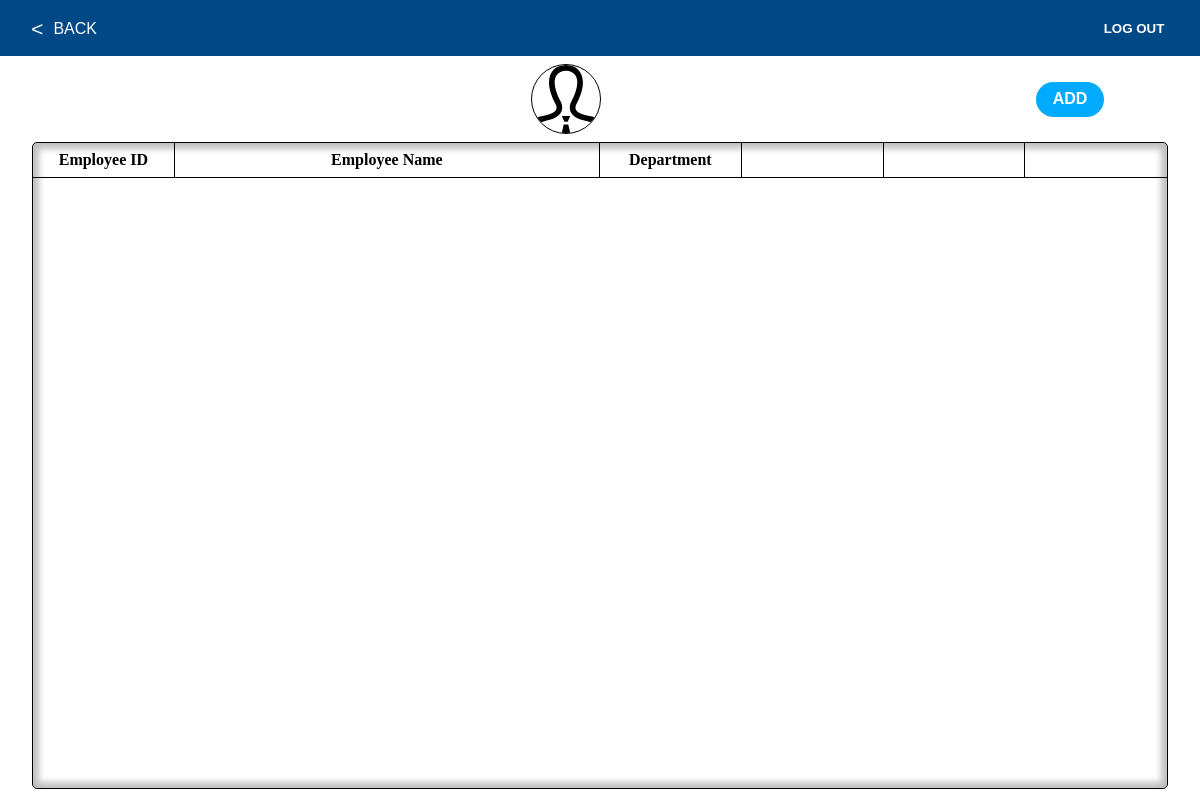
The page /professors.php (signed in) on the database as committed earlier.
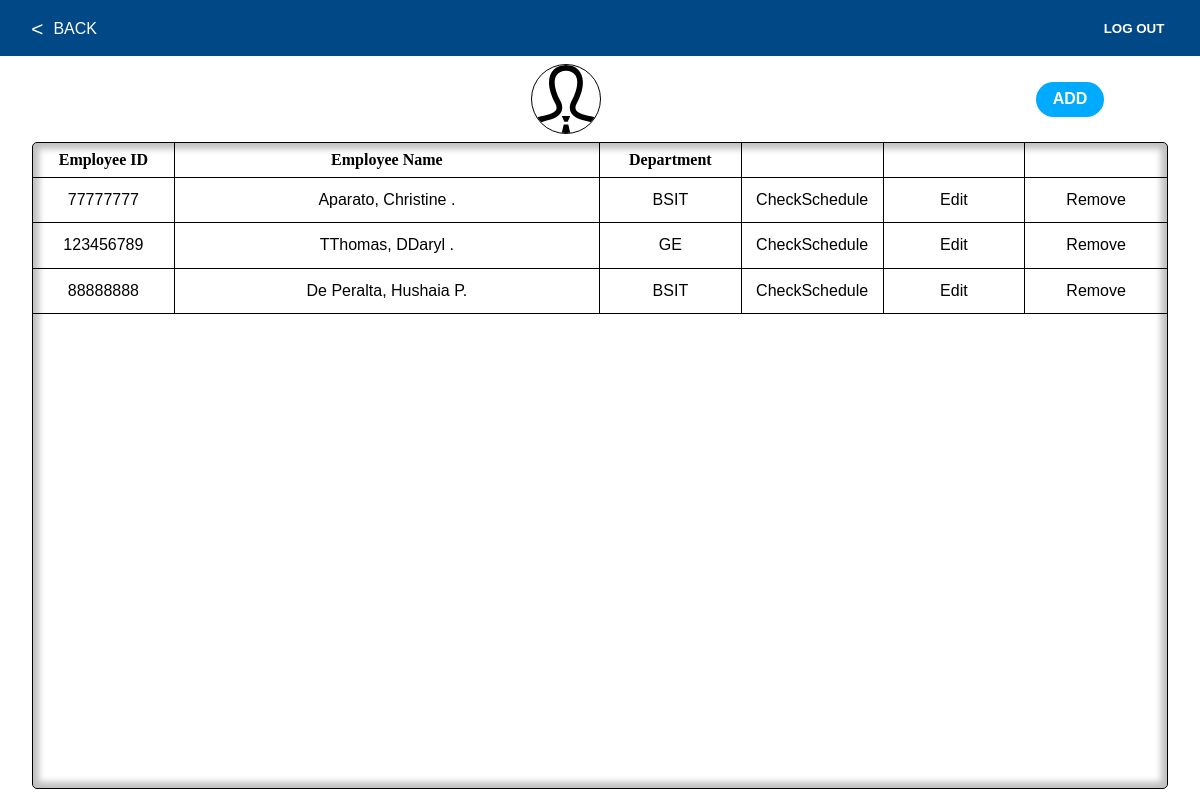
The same page on the database as committed later.
### tables this page shows
CREATE TABLE `professors` (
  `id` int(11) NOT NULL,
  `emp_no` int(11) NOT NULL,
  `last_name` tinytext NOT NULL,
  `first_name` tinytext NOT NULL,
  `middle_initial` tinytext NOT NULL,
  `suffix` tinytext NOT NULL,
  `dept_id` int(11) NOT NULL,
  `is_active` tinyint(1) NOT NULL DEFAULT 1
);

CREATE TABLE `departments` (
  `dept_id` int(11) NOT NULL,
  `dept_name` varchar(5) NOT NULL,
  `dept_desc` text NOT NULL
);

### classes/dbh.class.php (called while the page is built, shortened)
<?php
class Dbh {
   private $host = "localhost";
   private $user = "root";
   private $pwd = "";
   private $dbName = "ClassSchedulingSystem";
   protected function connect(){
      try{
         $dsn = 'mysql:host='. $this->host .';dbname='. $this->dbName;
         $pdo = new PDO($dsn, $this->user, $this->pwd);
         $pdo->setAttribute(PDO::ATTR_DEFAULT_FETCH_MODE, PDO::FETCH_ASSOC);
         return $pdo;
      } catch(PDOException $e){
         trigger_error("Error: " . $e->getMessage());
      }
   }
}

### classes/professors.class.php (called while the page is built, shortened)
<?php
class Professors extends Dbh{
   protected function getProfessors(){
      $sql = "SELECT * FROM professors INNER JOIN departments ON professors.dept_id = departments.dept_id WHERE is_active = 1";
      $stmt = $this->connect()->prepare($sql);
      $stmt->execute();
      $result = $stmt->fetchAll();
      return $result;
   }
}

### classes/professorsview.class.php (the view, shortened to what this page needs)
<?php
class ProfessorsView extends Professors{
   public function DisplayProfessors(){
      $results = $this->getProfessors();
      foreach($results as $result){
         $fullName = "{$result['last_name']}, {$result['first_name']} {$result['middle_initial']}. {$result['suffix']}";
         echo "<ul class='module__List'>
            <li class='module__Item'>". $result['emp_no'] ."</li>
            <li class='module__Item'>". $fullName ."</li>
            <li class='module__Item'>". $result['dept_name'] ."</li>
            <li class='module__Item'>CheckSchedule</li>
            <li class='module__Item'><a href=?id=". $result['id'] .">Edit</a></li>
            <li class='module__Item'>
               <form action='./includes/professors.inc.php' method='POST'>
                  <input name='id' type='hidden' value='". $result['id'] ."'>
                  <button name='profDelete' type='submit'>Remove</button>
               </form>
            </li>
         </ul>";
      }
   }
}

### layouts/__header.php (shortened to what this page needs)
<!DOCTYPE html>
<html lang="en">
<head>
   <link rel="stylesheet" href="./styles/admin.css"/>
</head>
<body>
   <nav class="nav">
      <?php
         $url = $_SERVER['REQUEST_URI'];
         if(!strpos($url, "dashboard")){
            echo "<a href='dashboard.php' class='button back'>BACK</a>";
         }
      ?>
      <form class="nav__Button" action="./includes/logout.inc.php" method="POST">
         <button type="submit" name="logout-Button" class="button">LOG OUT</button>
      </form>
   </nav>

### professors.php (shortened to what this page needs)
<?php
   include_once './layouts/__header.php';
?>
      <main class='professors module'>
         <div class="module__Header">
            <img src="drawables/icons/professor.svg">
            <a href='?add' class='module__Add button'>ADD</a>
         </div>
         <div class='module__Container'>
            <ul class='module__List module__Title'>
               <li class='module__Item'>Employee ID</li>
               <li class='module__Item'>Employee Name</li>
               <li class='module__Item'>Department</li>
               <li class='module__Item'></li>
               <li class='module__Item'></li>
               <li class='module__Item'></li>
            </ul>
            <?php
               $profView = new ProfessorsView();
               $profView->DisplayProfessors();
            ?>
         </div>
      </main>
<?php
   include_once './layouts/__footer.php';
?>

### layouts/__footer.php
   </body>
</html>

### styles/admin.css (style rules this page uses)
* { margin: 0; padding: 0; -webkit-box-sizing: border-box; box-sizing: border-box; font-family: Arial, Helvetica, sans-serif; }
html { height: 100vh; }
body { height: 100%; line-height: 1.5; display: -webkit-box; display: -ms-flexbox; display: flex; -webkit-box-orient: vertical; -webkit-box-direction: normal; -ms-flex-direction: column; flex-direction: column; }
body ul { list-style: none; }
body button, body .button { cursor: pointer; height: 35px; width: 68px; border: none; text-decoration: none; outline: none; display: -ms-grid; display: grid; place-content: center; }
body main { -webkit-box-flex: 1; -ms-flex-positive: 1; flex-grow: 1; padding: 0 2em; }
.nav { background: #014887; position: -webkit-sticky; position: sticky; top: 0; height: 7%; padding: .7em; z-index: 100; }
.nav button, .nav a { color: white; background: none; }
.nav .back { position: relative; left: 30px; }
.nav .back::before { content: '<'; position: absolute; height: 100%; font-size: 1.3rem; display: -ms-grid; display: grid; place-content: center; -webkit-transform: translateX(-10px); transform: translateX(-10px); }
.nav__Button { position: absolute; top: 0; right: 2em; height: 100%; display: -ms-grid; display: grid; place-content: center; }
.nav__Button button { font-weight: bold; }
.module { display: -webkit-box; display: -ms-flexbox; display: flex; -webkit-box-orient: vertical; -webkit-box-direction: normal; -ms-flex-direction: column; flex-direction: column; }
.module a { text-decoration: none; }
.module__Header { display: -webkit-box; display: -ms-flexbox; display: flex; -webkit-box-pack: justify; -ms-flex-pack: justify; justify-content: space-between; -webkit-box-align: center; -ms-flex-align: center; align-items: center; margin: .5em 0; }
.module__Header img { width: 70px; height: 70px; border: 1px solid black; border-radius: 50%; }
.module__Header a { background: #00aaff; color: white; border-radius: 20px; position: relative; right: 4em; font-weight: bold; }
.module__Container { height: 87%; width: auto; display: -webkit-box; display: -ms-flexbox; display: flex; -webkit-box-orient: vertical; -webkit-box-direction: normal; -ms-flex-direction: column; flex-direction: column; border: 1px solid black; -webkit-box-shadow: inset 0px 0px 6px 6px rgba(0, 0, 0, 0.25); box-shadow: inset 0px 0px 6px 6px rgba(0, 0, 0, 0.25); border-radius: 5px; }
.module__List { width: 100%; display: -ms-grid; display: grid; -webkit-box-pack: space-evenly; -ms-flex-pack: space-evenly; justify-content: space-evenly; border-bottom: 1px solid black; }
.module__Title li { font-family: 'Times New Roman', Times, serif; font-weight: bold; }
.module__Item { display: -ms-grid; display: grid; place-content: center; padding: .3em 0; border-right: 1px solid black; }
.module__Item a { color: black; }
.module__Item:last-child { border: none; }
.module__Item:last-child button { font-size: 1rem; background: none; }
.professors .module__List { -ms-grid-columns: 1fr 3fr (1fr)[4]; grid-template-columns: 1fr 3fr repeat(4, 1fr); }

Rows that differ between the two databases and show on the page:
added professors: emp_no "77777777", fullName "Aparato, Christine .", dept.dept_name "BSIT"
added professors: emp_no "123456789", fullName "TThomas, DDaryl .", dept.dept_name "GE"
added professors: emp_no "88888888", fullName "De Peralta, Hushaia P.", dept.dept_name "BSIT"
